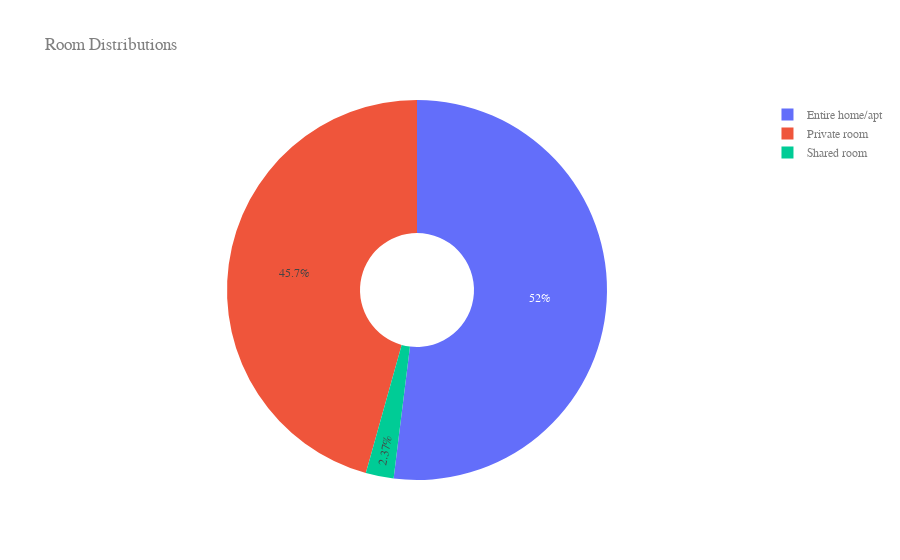

This figure's notebook cell:
### Markdown cell above
### Checking the room details

### Code cell
import plotly.offline as pyo
import plotly.graph_objs as go
roomdf = airbnb.groupby('room_type').size()/airbnb['room_type'].count()*100
labels = roomdf.index
values = roomdf.values

fig = go.Figure(data = [go.Pie(labels = labels, values = values, hole=.3)])
fig.update_layout(
    title="Room Distributions",
    font=dict(
        family="Courier New, monospace",
        size=12,
        color="#7f7f7f"
    )
)
fig.show()

### Figure 1 — Plotly figure (JSON) as saved in the notebook; plotly's stock layout.template omitted (floating-point values rounded to 4 significant figures)
{"data": [{"hole": 0.3, "labels": ["Entire home/apt", "Private room", "Shared room"], "type": "pie", "values": [51.97, 45.66, 2.372]}], "layout": {"font": {"color": "#7f7f7f", "family": "Courier New, monospace", "size": 12}, "title": {"text": "Room Distributions"}}}
